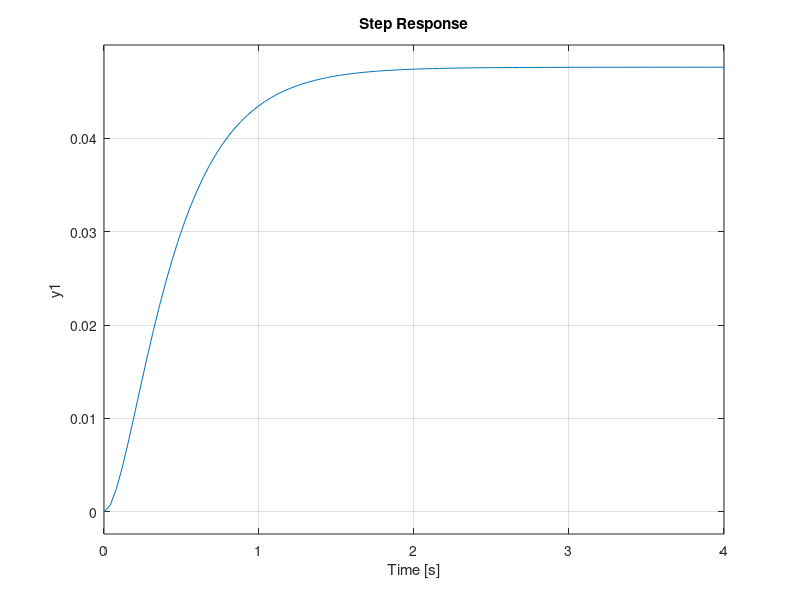
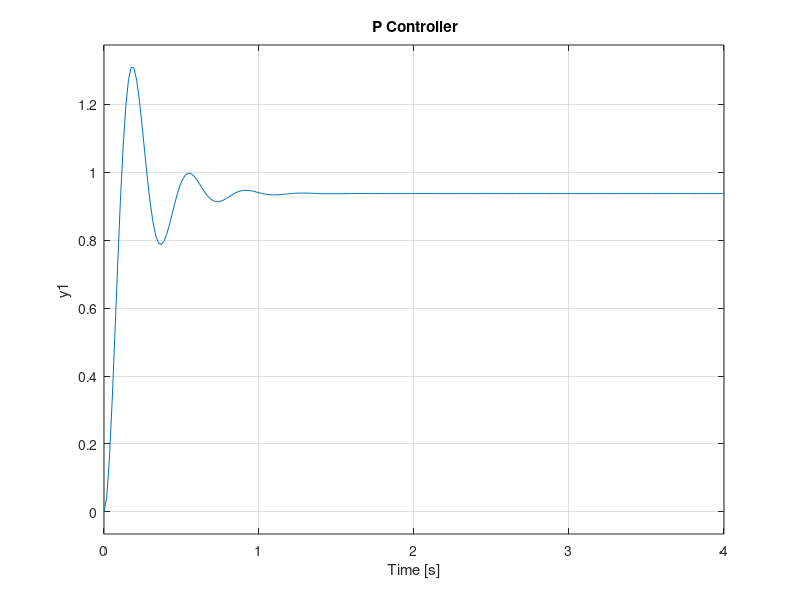
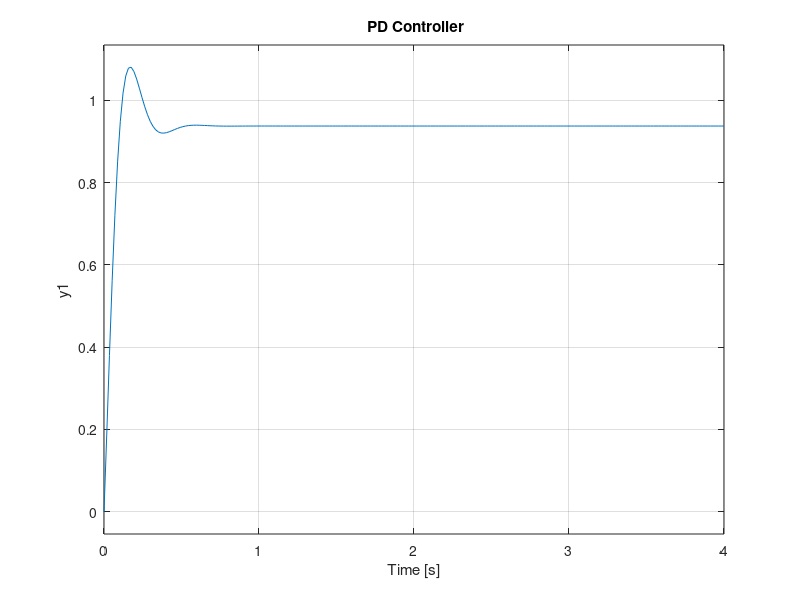
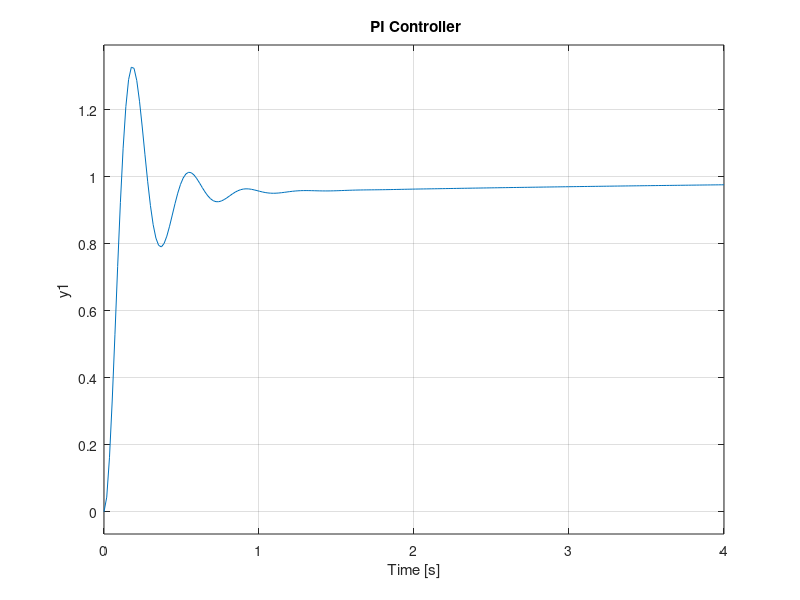

These charts were generated, in order, by the following MATLAB code:
%% Effects of P,PI,PD,PID Controllers
clc;
clear all;
a = 1;
b = [1 10 20];
sys = tf(a,b);
t = feedback(sys,1)
figure(1)
step(t,4);
kp = 300;
kd = 10;
ki = 70;
%% Introduction of P Controller
d = pid(kp);
sys1 = sys*d;
t1 = feedback(sys1,1)
figure(2)
step(t1,4);
title(' P Controller')
%% Introduction of PD Controller
d = pid(kp,0,kd);
sys2 = sys*d;
t2 = feedback(sys2,1)
figure(3)
step(t2,4);
title(' PD Controller')
%% Introduction of PI Controller
d = pid(kp,ki,0);
sys3 = sys*d;
t3 = feedback(sys3,1)
figure(4)
step(t3,4);
title(' PI Controller')
%% Introduction of PID Controller
d = pid(kp,ki,kd);
sys4 = sys*d;
t4 = feedback(sys4,1)
figure(5)
step(t4,4);
title(' P Controller')
%% Comparision Graph
figure(6)
step(t,4)
hold on;
step(t1,4)
hold on;
step(t2,4)
hold on;
step(t3,4)
hold on;
step(t4,4)
hold on;
